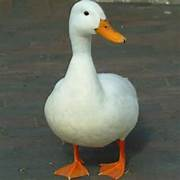
#> input picture image.jpeg, 180 x 180 px
$ python 'Image analysis.py'
#> lines starting #> are read from the running program, lines starting #| are printed output that depends on the picture; after the words box and inside, x2 and y2 are one past the last pixel; in counts of white or black regions, pixels touching at a corner belong together
import cv2
import numpy as np
from google.colab.patches import cv2_imshow
# -----------------------------
# 1. Read image
# -----------------------------
img = cv2.imread("image.jpeg")   # replace with your image file
#> img is the input picture: shape (180, 180, 3); mean B, G, R 92.6, 104.7, 103.4
if img is None:
    raise Exception("Image not found!")
# -----------------------------
# 2. Show the image
# -----------------------------
cv2_imshow(img)
# -----------------------------
# 3. Change color to Black & White
# -----------------------------
gray = cv2.cvtColor(img, cv2.COLOR_BGR2GRAY)
cv2_imshow(gray)
# -----------------------------
# 4. Image properties
# -----------------------------
height, width, channels = img.shape
#> height = 180; width = 180; channels = 3
file_size = img.nbytes / (1024 * 1024)
#> file_size = 0.0927

print("---- IMAGE PROPERTIES ----")
print("Width:", width)
#| Width: 180
print("Height:", height)
#| Height: 180
print("Channels:", channels)
#| Channels: 3
print("Size (MB):", round(file_size, 2))
#| Size (MB): 0.09
# -----------------------------
# 5. Rotate image (90, 180, 270)
# -----------------------------
rot_90 = cv2.rotate(img, cv2.ROTATE_90_CLOCKWISE)
rot_180 = cv2.rotate(img, cv2.ROTATE_180)
rot_270 = cv2.rotate(img, cv2.ROTATE_90_COUNTERCLOCKWISE)

cv2_imshow(rot_90)
cv2_imshow(rot_180)
cv2_imshow(rot_270)
# -----------------------------
# 6. Mirror image (flip)
# -----------------------------
mirror_horizontal = cv2.flip(img, 1)  # left-right flip
mirror_vertical = cv2.flip(img, 0)    # up-down flip

cv2_imshow(mirror_horizontal)
cv2_imshow(mirror_vertical)
# -----------------------------
# 7. Find objects without deep learning
#    Using Canny Edge + Contours
# -----------------------------
edges = cv2.Canny(gray, 100, 200)
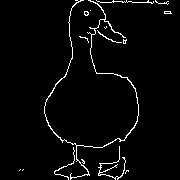
#> edges: shape (180, 180); 3.1% white in thin lines or dots, all inside (x1, y1, x2, y2) = (19, 0, 172, 180)
contours, _ = cv2.findContours(edges, cv2.RETR_EXTERNAL, cv2.CHAIN_APPROX_SIMPLE)
#> contours = 16 contours, 14 with area under 20; largest, box (x1, y1, x2, y2) and area: (44, 0, 139, 180) 118, (98, 146, 126, 180) 24

img_objects = img.copy()
cv2.drawContours(img_objects, contours, -1, (0, 255, 0), 2)
#> img_objects: shape (180, 180, 3); 9.52% of pixels changed, all inside (x1, y1, x2, y2) = (18, 0, 173, 180)

cv2_imshow(img_objects)

print("Number of objects detected:", len(contours))
#| Number of objects detected: 16
# -----------------------------
# 8. Cut image vertical 50-50
# -----------------------------
mid_x = width // 2
#> mid_x = 90
left_50 = img[:, :mid_x]
right_50 = img[:, mid_x:]
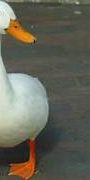
#> right_50: shape (180, 90, 3); mean B, G, R 88, 100.3, 100.3

cv2_imshow(left_50)
cv2_imshow(right_50)
# -----------------------------
# 9. Cut image horizontal 50-50
# -----------------------------
mid_y = height // 2
#> mid_y = 90
top_50 = img[:mid_y, :]
bottom_50 = img[mid_y:, :]
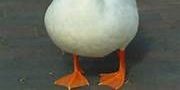
#> bottom_50: shape (90, 180, 3); mean B, G, R 91.8, 103.9, 103.8

cv2_imshow(top_50)
cv2_imshow(bottom_50)
# -----------------------------
# 10. Horizontal 70-30
# -----------------------------
cut_70 = int(height * 0.7)
#> cut_70 = 125
top_70 = img[:cut_70, :]
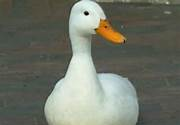
#> top_70: shape (125, 180, 3); mean B, G, R 104.1, 115.8, 112
bottom_30 = img[cut_70:, :]

cv2_imshow(top_70)
cv2_imshow(bottom_30)
# -----------------------------
# 11. Vertical 70-30
# -----------------------------
cut_70_v = int(width * 0.7)
#> cut_70_v = 125
left_70 = img[:, :cut_70_v]
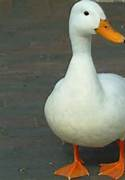
#> left_70: shape (180, 125, 3); mean B, G, R 100.1, 114, 113.8
right_30 = img[:, cut_70_v:]

cv2_imshow(left_70)
cv2_imshow(right_30)
# -----------------------------
# 12. Make small grid (4x4 or any size)
# -----------------------------
grid = img.copy()
h_step = height // 4
#> h_step = 45
w_step = width // 4
#> w_step = 45

for i in range(0, height, h_step):
    cv2.line(grid, (0, i), (width, i), (0, 255, 0), 1)
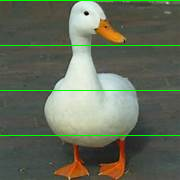
#> grid: shape (180, 180, 3); 2.22% of pixels changed, all inside (x1, y1, x2, y2) = (0, 0, 180, 136)

for j in range(0, width, w_step):
    cv2.line(grid, (j, 0), (j, height), (0, 255, 0), 1)
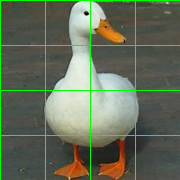
#> grid: shape (180, 180, 3); 2.17% of pixels changed, all inside (x1, y1, x2, y2) = (0, 1, 136, 180)

cv2_imshow(grid)
